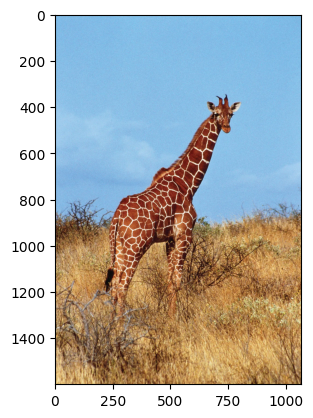
#> input picture Open CV/Color_Thresholding/output.png, 313 x 418 px
$ jupyter execute color_thresholding.ipynb
#> lines starting #> are read from the running program, lines starting #| are printed output that depends on the picture; after the words box and inside, x2 and y2 are one past the last pixel; in counts of white or black regions, pixels touching at a corner belong together
[cell 1]
import cv2
import numpy as np
import matplotlib.pyplot as plt

[cell 2]
# !pip install matplotlib
# !pip install numpy

[cell 3]
image = cv2.imread("./output.png")
#> image is the input picture: shape (418, 313, 3); mean B, G, R 178.4, 180.4, 178.1

[cell 4]
image_rgb = cv2.cvtColor(image, cv2.COLOR_BGR2RGB)
image_hsv = cv2.cvtColor(image, cv2.COLOR_BGR2HSV)
#> image_hsv: shape (418, 313, 3); mean H, S, V 40.8, 84.5, 209.6

[cell 5]
plt.imshow(image_rgb)

[cell 6]
lower_white = np.array([0,0,190])
upper_white = np.array([30,80,255])

[cell 7]
mask = cv2.inRange(image_hsv, lower_white, upper_white)
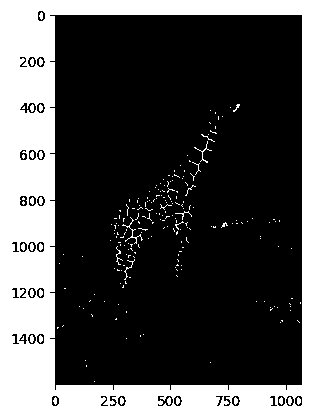
#> mask: shape (418, 313); 29.6% white; 234 white regions (202 under 20 px), largest, box (x1, y1, x2, y2) and area: (0, 0, 313, 418) 37335, (122, 217, 143, 244) 69, (194, 141, 212, 163) 48

[cell 8]
plt.imshow(mask)

[cell 9]
black_hsv = np.uint8([[[120, 255, 0]]])
black_bgr = cv2.cvtColor(black_hsv, cv2.COLOR_HSV2BGR)[0][0]

[cell 10]
image_result = image.copy()
image_result[mask>0] = black_bgr
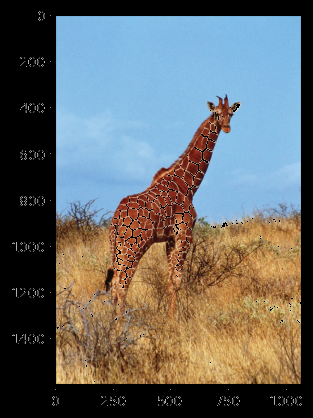
#> image_result: shape (418, 313, 3); mean B, G, R 103.7, 105.5, 103

[cell 11]
image_result_rgb = cv2.cvtColor(image_result, cv2.COLOR_BGR2RGB)

[cell 12]
# PLOT

fig, axs = plt.subplots(1,3, figsize=(12,6))

axs[0].imshow(image_rgb)
axs[0].set_title("Original Image")
axs[0].axis('off')

axs[1].imshow(mask)
axs[1].set_title("Binary Mask")
axs[1].axis('off')


axs[2].imshow(image_result_rgb)
axs[2].set_title("Output Image")
axs[2].axis('off')

plt.tight_layout()
plt.show()
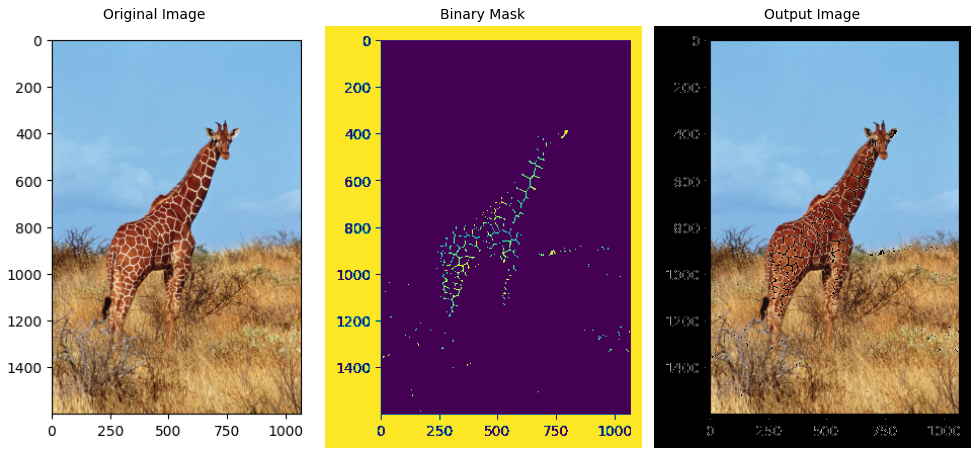
#> figure drawn by matplotlib, 3 panels
